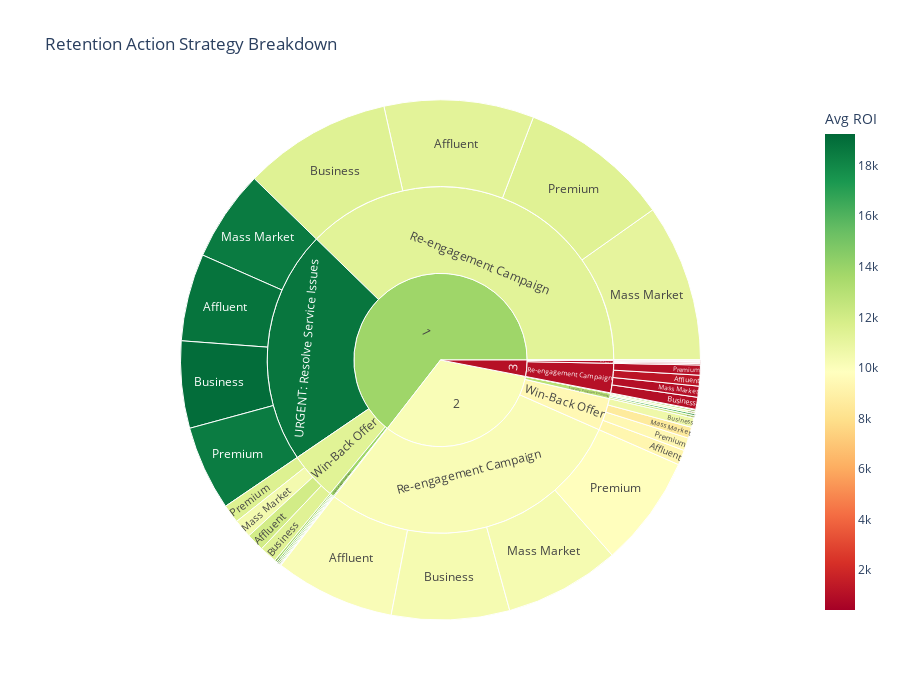

Here is the notebook cell this chart was saved with:
### Markdown cell above
### Retention Action Breakdown

### Code cell
retention_action_breakdown_query = """
    SELECT recommended_action, action_priority, customer_segment,
        COUNT(*) as customer_count,
        SUM(clv_at_risk) as total_clv_at_risk,
        AVG(expected_roi) as avg_roi
    FROM gold.analytics_customer_retention_actions
    GROUP BY recommended_action, action_priority, customer_segment
"""

retention_action_breakdown_df = fetch_data(retention_action_breakdown_query)

fig = px.sunburst(
    retention_action_breakdown_df,
    path=['action_priority', 'recommended_action', 'customer_segment'],
    values='customer_count',
    color='avg_roi',
    hover_data={
        'customer_count': ':,',
        'total_clv_at_risk': ':$,.2f',
        'avg_roi': ':$,.2f'
    },
    title='Retention Action Strategy Breakdown',
    color_continuous_scale='RdYlGn',
    labels={'customer_count': 'Customers', 'avg_roi': 'Avg ROI'}
)

fig.update_layout(height=700)

### Figure 1 — Plotly figure (JSON) as saved in the notebook; plotly's stock layout.template omitted (floating-point values rounded to 4 significant figures; data arrays with more than 128 entries replaced by an {"elided": "..."} marker saying what was removed)
{"data": [{"branchvalues": "total", "customdata": {"elided": "62x3 mixed values"}, "domain": {"x": [0, 1], "y": [0, 1]}, "hovertemplate": "labels=%{label}<br>Customers=%{customdata[0]:,}<br>parent=%{parent}<br>id=%{id}<br>total_clv_at_risk=%{customdata[1]:$,.2f}<br>Avg ROI=%{color:$,.2f}<extra></extra>", "ids": ["3/Win-Back Offer/Premium", "3/Re-engagement Campaign/Premium", "2/Re-engagement Campaign/Premium", "3/Cross-Sell Campaign/Mass Market", "1/URGENT: Resolve Service Issues/Premium", "3/Loyalty Program Enrollment/Affluent", "3/Re-engagement Campaign/Affluent", "1/Loyalty Program Enrollment/Affluent", "2/Re-engagement Campaign/Affluent", "1/Re-engagement Campaign/Premium", "2/Re-engagement Campaign/Mass Market", "2/Loyalty Program Enrollment/Premium", "3/Cross-Sell Campaign/Premium", "3/Re-engagement Campaign/Business", "2/Win-Back Offer/Mass Market", "2/Win-Back Offer/Premium", "1/Win-Back Offer/Premium", "1/URGENT: Resolve Service Issues/Affluent", "2/Cross-Sell Campaign/Business", "1/Cross-Sell Campaign/Mass Market", "3/Win-Back Offer/Affluent", "2/Re-engagement Campaign/Business", "2/Loyalty Program Enrollment/Affluent", "1/Cross-Sell Campaign/Premium", "2/Cross-Sell Campaign/Premium", "1/Re-engagement Campaign/Mass Market", "1/Loyalty Program Enrollment/Mass Market", "1/Win-Back Offer/Mass Market", "2/Loyalty Program Enrollment/Business", "1/URGENT: Resolve Service Issues/Mass Market", "2/Loyalty Program Enrollment/Mass Market", "2/Win-Back Offer/Business", "1/Re-engagement Campaign/Business", "3/Cross-Sell Campaign/Business", "1/Win-Back Offer/Affluent", "3/Win-Back Offer/Business", "1/URGENT: Resolve Service Issues/Business", "1/Win-Back Offer/Business", "1/Cross-Sell Campaign/Business", "1/Cross-Sell Campaign/Affluent", "3/Win-Back Offer/Mass Market", "1/Re-engagement Campaign/Affluent", "1/Loyalty Program Enrollment/Business", "1/Loyalty Program Enrollment/Premium", "3/Re-engagement Campaign/Mass Market", "2/Win-Back Offer/Affluent", "3/Win-Back Offer", "3/Re-engagement Campaign", "2/Re-engagement Campaign", "3/Cross-Sell Campaign", "1/URGENT: Resolve Service Issues", "3/Loyalty Program Enrollment", "1/Loyalty Program Enrollment", "1/Re-engagement Campaign", "2/Loyalty Program Enrollment", "2/Win-Back Offer", "1/Win-Back Offer", "2/Cross-Sell Campaign", "1/Cross-Sell Campaign", "3", "2", "1"], "labels": ["Premium", "Premium", "Premium", "Mass Market", "Premium", "Affluent", "Affluent", "Affluent", "Affluent", "Premium", "Mass Market", "Premium", "Premium", "Business", "Mass Market", "Premium", "Premium", "Affluent", "Business", "Mass Market", "Affluent", "Business", "Affluent", "Premium", "Premium", "Mass Market", "Mass Market", "Mass Market", "Business", "Mass Market", "Mass Market", "Business", "Business", "Business", "Affluent", "Business", "Business", "Business", "Business", "Affluent", "Mass Market", "Affluent", "Business", "Premium", "Mass Market", "Affluent", "Win-Back Offer", "Re-engagement Campaign", "Re-engagement Campaign", "Cross-Sell Campaign", "URGENT: Resolve Service Issues", "Loyalty Program Enrollment", "Loyalty Program Enrollment", "Re-engagement Campaign", "Loyalty Program Enrollment", "Win-Back Offer", "Win-Back Offer", "Cross-Sell Campaign", "Cross-Sell Campaign", "3", "2", "1"], "marker": {"coloraxis": "coloraxis", "colors": [1027.0, 999.5, 9774.0, 1398.0, 18470.0, 410.0, 1249.0, 13950.0, 10130.0, 11390.0, 10340.0, 13040.0, 856.3, 979.8, 8602.0, 9410.0, 11500.0, 18800.0, 11540.0, 10010.0, 915.1, 10340.0, 15860.0, 8514.0, 17750.0, 11080.0, 14400.0, 10420.0, 12360.0, 18530.0, 10420.0, 10620.0, 11400.0, 1095.0, 11970.0, 1226.0, 19040.0, 11350.0, 16930.0, 19260.0, 864.5, 11200.0, 13590.0, 13450.0, 987.2, 9266.0, 1002.0, 1053.0, 10150.0, 1116.0, 18710.0, 410.0, 13820.0, 11260.0, 12890.0, 9418.0, 11310.0, 13610.0, 13430.0, 1046.0, 10130.0, 13800.0]}, "name": "", "parents": ["3/Win-Back Offer", "3/Re-engagement Campaign", "2/Re-engagement Campaign", "3/Cross-Sell Campaign", "1/URGENT: Resolve Service Issues", "3/Loyalty Program Enrollment", "3/Re-engagement Campaign", "1/Loyalty Program Enrollment", "2/Re-engagement Campaign", "1/Re-engagement Campaign", "2/Re-engagement Campaign", "2/Loyalty Program Enrollment", "3/Cross-Sell Campaign", "3/Re-engagement Campaign", "2/Win-Back Offer", "2/Win-Back Offer", "1/Win-Back Offer", "1/URGENT: Resolve Service Issues", "2/Cross-Sell Campaign", "1/Cross-Sell Campaign", "3/Win-Back Offer", "2/Re-engagement Campaign", "2/Loyalty Program Enrollment", "1/Cross-Sell Campaign", "2/Cross-Sell Campaign", "1/Re-engagement Campaign", "1/Loyalty Program Enrollment", "1/Win-Back Offer", "2/Loyalty Program Enrollment", "1/URGENT: Resolve Service Issues", "2/Loyalty Program Enrollment", "2/Win-Back Offer", "1/Re-engagement Campaign", "3/Cross-Sell Campaign", "1/Win-Back Offer", "3/Win-Back Offer", "1/URGENT: Resolve Service Issues", "1/Win-Back Offer", "1/Cross-Sell Campaign", "1/Cross-Sell Campaign", "3/Win-Back Offer", "1/Re-engagement Campaign", "1/Loyalty Program Enrollment", "1/Loyalty Program Enrollment", "3/Re-engagement Campaign", "2/Win-Back Offer", "3", "3", "2", "3", "1", "3", "1", "1", "2", "2", "1", "2", "1", "", "", ""], "type": "sunburst", "values": [7.0, 51.0, 565.0, 1.0, 430.0, 1.0, 55.0, 7.0, 609.0, 765.0, 586.0, 9.0, 1.0, 61.0, 56.0, 65.0, 94.0, 443.0, 2.0, 3.0, 6.0, 598.0, 10.0, 1.0, 1.0, 799.0, 8.0, 94.0, 12.0, 463.0, 10.0, 48.0, 751.0, 1.0, 91.0, 4.0, 441.0, 88.0, 1.0, 2.0, 4.0, 759.0, 6.0, 11.0, 56.0, 76.0, 21.0, 223.0, 2358.0, 3.0, 1777.0, 1.0, 32.0, 3074.0, 41.0, 245.0, 367.0, 3.0, 7.0, 248.0, 2647.0, 5257.0]}], "layout": {"coloraxis": {"colorbar": {"title": {"text": "Avg ROI"}}, "colorscale": [[0, "rgb(165,0,38)"], [0.1, "rgb(215,48,39)"], [0.2, "rgb(244,109,67)"], [0.3, "rgb(253,174,97)"], [0.4, "rgb(254,224,139)"], [0.5, "rgb(255,255,191)"], [0.6, "rgb(217,239,139)"], [0.7, "rgb(166,217,106)"], [0.8, "rgb(102,189,99)"], [0.9, "rgb(26,152,80)"], [1, "rgb(0,104,55)"]]}, "height": 700, "legend": {"tracegroupgap": 0}, "title": {"text": "Retention Action Strategy Breakdown"}}}
